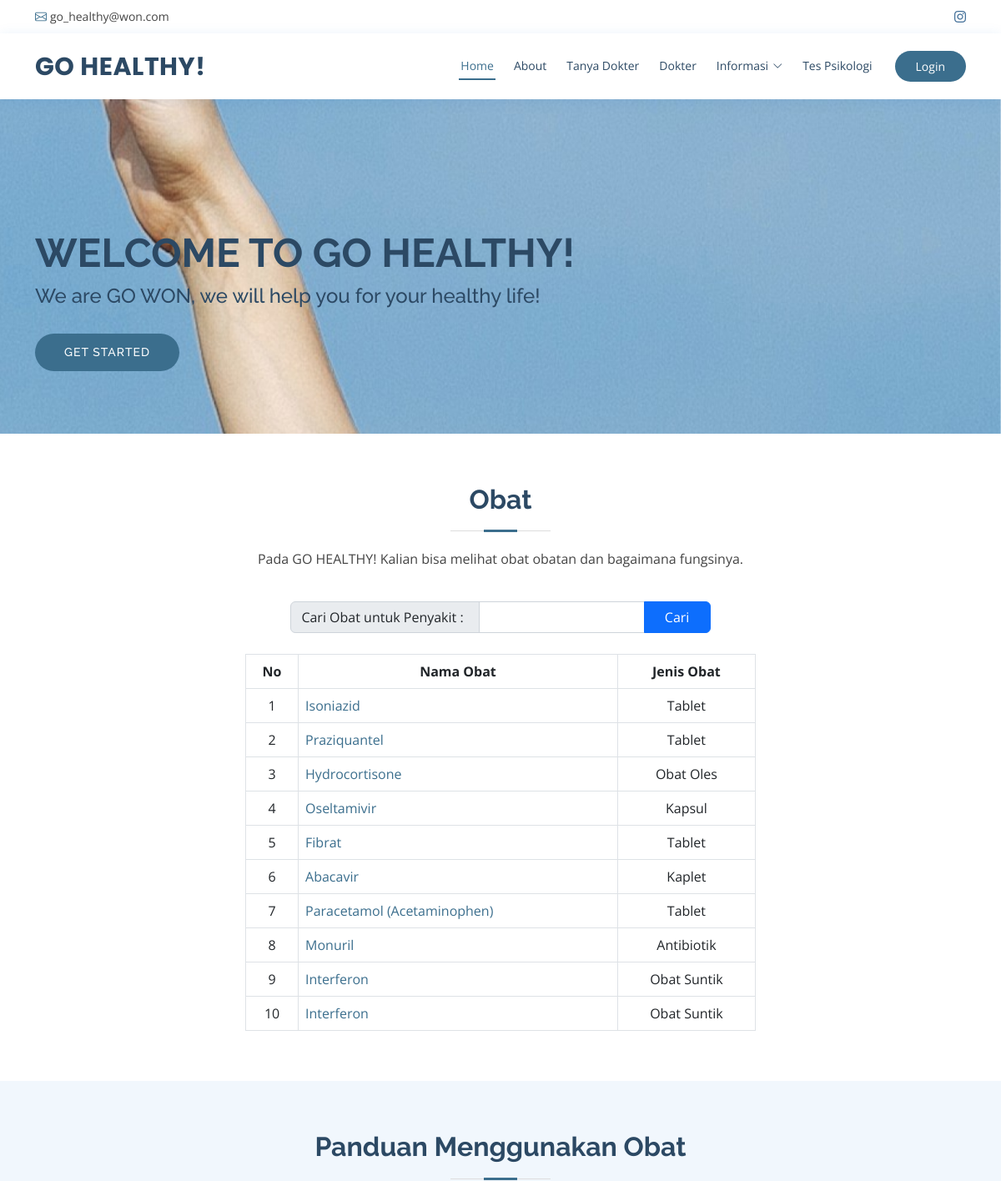
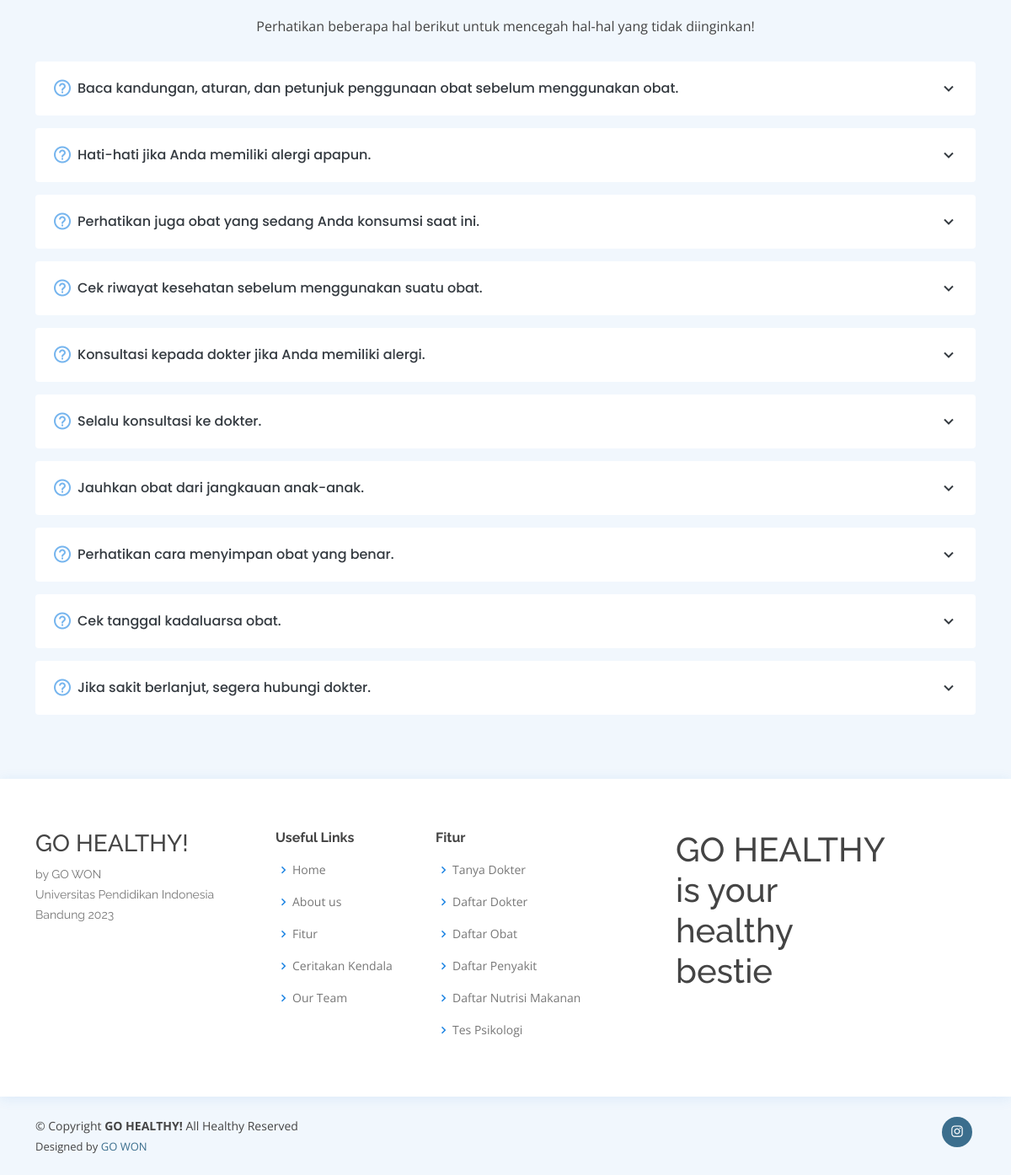
/go-healthy/daftar_obat2.php, run on the app's committed database (2 pictures, top to bottom).
### tables this page shows
CREATE TABLE `t_obat` (
  `id_obat` int(11) NOT NULL AUTO_INCREMENT,
  `nama_obat` varchar(50) NOT NULL,
  `id_jenis_obat` int(11) NOT NULL,
  `link_obat` varchar(1000) DEFAULT NULL,
  PRIMARY KEY (`id_obat`),
  KEY `t_obat` (`id_jenis_obat`),
  CONSTRAINT `t_obat` FOREIGN KEY (`id_jenis_obat`) REFERENCES `t_jenis_obat` (`id_jenis_obat`)
);

CREATE TABLE `t_jenis_obat` (
  `id_jenis_obat` int(11) NOT NULL AUTO_INCREMENT,
  `obat_jenis` varchar(50) NOT NULL,
  PRIMARY KEY (`id_jenis_obat`)
);

### go-healthy/daftar_obat2.php (the view, shortened to what this page needs)
<!DOCTYPE html>
<html lang="en">
<head>
  <link href="assets/vendor/fontawesome-free/css/all.min.css" rel="stylesheet">
  <link href="assets/vendor/animate.css/animate.min.css" rel="stylesheet">
  <link href="assets/vendor/bootstrap/css/bootstrap.min.css" rel="stylesheet">
  <link href="assets/vendor/bootstrap-icons/bootstrap-icons.css" rel="stylesheet">
  <link href="assets/vendor/boxicons/css/boxicons.min.css" rel="stylesheet">
  <link href="assets/vendor/glightbox/css/glightbox.min.css" rel="stylesheet">
  <link href="assets/vendor/remixicon/remixicon.css" rel="stylesheet">
  <link href="assets/vendor/swiper/swiper-bundle.min.css" rel="stylesheet">
  <link href="assets/css/style.css" rel="stylesheet">
</head>
<body>
   <div id="topbar" class="d-flex align-items-center fixed-top">
    <div class="container d-flex justify-content-between">
      <div class="contact-info d-flex align-items-center">
      <i class="bi bi-envelope"></i> <a href="mailto:tatthamaharany@upi.edu">go_healthy@won.com</a>
      </div>
      <div class="d-none d-lg-flex social-links align-items-center">
      <a href="https://www.instagram.com/go.won_go.healthy/" class="instagram"><i class="bi bi-instagram"></i></a>
      </div>
    </div>
  </div>
  <header id="header" class="fixed-top">
    <div class="container d-flex align-items-center">
      <h1 class="logo me-auto"><a href="index.php">GO HEALTHY!</a></h1>
      <nav id="navbar" class="navbar order-last order-lg-0">
        <ul>
          <li><a class="nav-link scrollto active" href="#hero">Home</a></li>
          <li><a class="nav-link scrollto" href="#about">About</a></li>
          <li><a class="nav-link scrollto" href="tanya_dokter.php">Tanya Dokter</a></li>
          <li><a class="nav-link scrollto" href="daftar_dokter.php">Dokter</a></li>
          <li class="dropdown"><a href="#"><span>Informasi</span> <i class="bi bi-chevron-down"></i></a>
          </li>
          <li><a href="f_psikotest.php">Tes Psikologi</a></li>
        </ul>
      </nav>
      <?php
      if (isset($_SESSION['admin_logged_in'])) {
        echo '<a href="login/logout.php" class="appointment-btn scrollto"><span class="d-none d-md-inline"></span> Logout</a>';
      } else if (isset($_SESSION['dokter_logged_in'])) {
        echo '<a href="login/logout.php" class="appointment-btn scrollto"><span class="d-none d-md-inline"></span> Logout</a>';
      } else if (isset($_SESSION['user_logged_in'])) {
        echo '<a href="login/logout.php" class="appointment-btn scrollto"><span class="d-none d-md-inline"></span> Logout</a>';
      } else {
        echo '<a href="login/loginpage.php" class="appointment-btn scrollto"><span class="d-none d-md-inline"></span> Login</a>';
      }
      ?>
    </div>
  </header>
  <section id="hero" class="d-flex align-items-center">
    <div class="container">
      <h1>Welcome to GO HEALTHY!</h1>
      <h2>We are GO WON, we will help you for your healthy life!</h2>
      <a href="#about" class="btn-get-started scrollto">Get Started</a>
    </div>
  </section>
  <main id="main">
    <section id="doctors" class="doctors">
        <div class="container">
        <div class="section-title">
          <h2>Obat</h2>
          <p>Pada GO HEALTHY! Kalian bisa melihat obat obatan dan bagaimana fungsinya.</p>
        </div>
        <div class="container" data-aos="fade-up" style="width: fit-content;">
              <div class="gradient-custom-1 h-100">
                <div class="mask d-flex align-items-center h-100">
        <form action="daftar_obat2.php" method="get">
          <div class="input-group mb-3">
            <span class="input-group-text"  style="width: 45%" id="basic-addon1">Cari Obat untuk Penyakit :</span>
            <input type="text" style="width: 25%" class="form-control" value="<?= @$_GET['cari'] ?>" name="cari">
            <input class="btn btn-primary" style="min-width: 80px" type="submit" value="Cari">
          </div>
          </form><br><br><br>
                </div>
              </div>
            </div>
          </div>
        <div class="row justify-content-center">
          <table class="table mb-0 table-bordered" style="width: 50%">
            <thead>
            <div class="gradient-custom-1 h-100">
              <tr>
                <th  class='text-center' scope="col">
                    No
                </th>
                <th class='text-center'  scope="col">
                    Nama Obat
                </th>
                <th class='text-center'  scope="col">
                    Jenis Obat
                </th>
            </tr>
          </div>
            </thead>
            <?php
            include "config.php";
            $query = "select * from t_obat
                JOIN t_jenis_obat ON t_obat.id_jenis_obat = t_jenis_obat.id_jenis_obat
                JOIN t_obat_penyakit ON t_obat_penyakit.id_obat = t_obat.id_obat
                JOIN t_penyakit ON t_penyakit.id_penyakit = t_obat_penyakit.id_penyakit
                ";
            $no = 1;
            $tampil = mysqli_query($conn, $query);
            while ($data = mysqli_fetch_array($tampil)) {
                echo "<tr>
                        <td class='text-center' >$no</td>
                        <td> <a href='$data[link_obat]'>$data[nama_obat]</a>
                        </td>
                        <td class='text-center' >$data[obat_jenis]</td>
                    </tr>";
                $no++;
            }
            ?>
        </table>
        </div>
    </section>
      <section id="faq" class="faq section-bg">
        <div class="container">
          <div class="section-title">
            <h2>Panduan Menggunakan Obat</h2>
            <p>Perhatikan beberapa hal berikut untuk mencegah hal-hal yang tidak diinginkan!</p>
          </div>
          <div class="faq-list">
            <ul>
              <li data-aos="fade-up" data-aos-delay="100">
                <i class="bx bx-help-circle icon-help"></i> <a data-bs-toggle="collapse" data-bs-target="#faq-list-1" class="collapsed">Baca kandungan, aturan, dan petunjuk penggunaan obat sebelum menggunakan obat. <i class="bx bx-chevron-down icon-show"></i><i class="bx bx-chevron-up icon-close"></i></a>
              </li>
              <li data-aos="fade-up" data-aos-delay="300">
                <i class="bx bx-help-circle icon-help"></i> <a data-bs-toggle="collapse" data-bs-target="#faq-list-3" class="collapsed">Hati-hati jika Anda memiliki alergi apapun. <i class="bx bx-chevron-down icon-show"></i><i class="bx bx-chevron-up icon-close"></i></a>
              </li>
              <li data-aos="fade-up" data-aos-delay="400">
                <i class="bx bx-help-circle icon-help"></i> <a data-bs-toggle="collapse" data-bs-target="#faq-list-4" class="collapsed">Perhatikan juga obat yang sedang Anda konsumsi saat ini. <i class="bx bx-chevron-down icon-show"></i><i class="bx bx-chevron-up icon-close"></i></a>
              </li>
              <li data-aos="fade-up" data-aos-delay="500">
                <i class="bx bx-help-circle icon-help"></i> <a data-bs-toggle="collapse" data-bs-target="#faq-list-5" class="collapsed">Cek riwayat kesehatan sebelum menggunakan suatu obat. <i class="bx bx-chevron-down icon-show"></i><i class="bx bx-chevron-up icon-close"></i></a>
              </li>
              <li data-aos="fade-up" data-aos-delay="600">
                <i class="bx bx-help-circle icon-help"></i> <a data-bs-toggle="collapse" data-bs-target="#faq-list-6" class="collapsed">Konsultasi kepada dokter jika Anda memiliki alergi. <i class="bx bx-chevron-down icon-show"></i><i class="bx bx-chevron-up icon-close"></i></a>
              </li>
              <li data-aos="fade-up" data-aos-delay="700">
                <i class="bx bx-help-circle icon-help"></i> <a data-bs-toggle="collapse" data-bs-target="#faq-list-7" class="collapsed">Selalu konsultasi ke dokter. <i class="bx bx-chevron-down icon-show"></i><i class="bx bx-chevron-up icon-close"></i></a>
              </li>
              <li data-aos="fade-up" data-aos-delay="800">
                <i class="bx bx-help-circle icon-help"></i> <a data-bs-toggle="collapse" data-bs-target="#faq-list-8" class="collapsed">Jauhkan obat dari jangkauan anak-anak. <i class="bx bx-chevron-down icon-show"></i><i class="bx bx-chevron-up icon-close"></i></a>
              </li>
              <li data-aos="fade-up" data-aos-delay="900">
                <i class="bx bx-help-circle icon-help"></i> <a data-bs-toggle="collapse" data-bs-target="#faq-list-9" class="collapsed">Perhatikan cara menyimpan obat yang benar. <i class="bx bx-chevron-down icon-show"></i><i class="bx bx-chevron-up icon-close"></i></a>
              </li>
              <li data-aos="fade-up" data-aos-delay="1000">
                <i class="bx bx-help-circle icon-help"></i> <a data-bs-toggle="collapse" data-bs-target="#faq-list-10" class="collapsed">Cek tanggal kadaluarsa obat. <i class="bx bx-chevron-down icon-show"></i><i class="bx bx-chevron-up icon-close"></i></a>
              </li>
              <li data-aos="fade-up" data-aos-delay="1100">
                <i class="bx bx-help-circle icon-help"></i> <a data-bs-toggle="collapse" data-bs-target="#faq-list-11" class="collapsed">Jika sakit berlanjut, segera hubungi dokter. <i class="bx bx-chevron-down icon-show"></i><i class="bx bx-chevron-up icon-close"></i></a>
              </li>
            </ul>
          </div>
        </div>
      </section>
  </main>
 <footer id="footer">
<div class="footer-top">
  <div class="container">
    <div class="row" >
      <div class="col-lg-3 col-md-6 footer-contact">
        <h3>GO HEALTHY!</h3>
        <p>
          by GO WON <br>
          Universitas Pendidikan Indonesia<br>
          Bandung 2023 <br><br>
        </p>
      </div>
      <div class="col-lg-2 col-md-6 footer-links">
        <h4>Useful Links</h4>
        <ul>
          <li><i class="bx bx-chevron-right"></i> <a href="#hero">Home</a></li>
          <li><i class="bx bx-chevron-right"></i> <a href="#about">About us</a></li>
          <li><i class="bx bx-chevron-right"></i> <a href="#services">Fitur</a></li>
          <li><i class="bx bx-chevron-right"></i> <a href="#kendala">Ceritakan Kendala</a></li>
          <li><i class="bx bx-chevron-right"></i> <a href="#testimonials">Our Team</a></li>
        </ul>
      </div>
      <div class="col-lg-3 col-md-6 footer-links">
        <h4>Fitur</h4>
        <ul>
          <li><i class="bx bx-chevron-right"></i> <a href="tanya_dokter.php">Tanya Dokter</a></li>
          <li><i class="bx bx-chevron-right"></i> <a href="daftar_dokter.php">Daftar Dokter</a></li>
          <li><i class="bx bx-chevron-right"></i> <a href="daftar_obat2.php">Daftar Obat</a></li>
          <li><i class="bx bx-chevron-right"></i> <a href="daftar_penyakit.php">Daftar Penyakit</a></li>
          <li><i class="bx bx-chevron-right"></i> <a href="daftar_nutrisi.php">Daftar Nutrisi Makanan</a></li>
          <li><i class="bx bx-chevron-right"></i> <a href="f_psikotest.php">Tes Psikologi</a></li>
        </ul>
      </div>
      <div class="col-lg-3 col-md-6 footer-links">
        <h1>GO HEALTHY<br> is your healthy bestie</h1>
      </div>
    </div>
  </div>
</div>
<div class="container d-md-flex py-4">
  <div class="me-md-auto text-center text-md-start">
    <div class="copyright">
      &copy; Copyright <strong><span>GO HEALTHY!</span></strong> All Healthy Reserved
    </div>
    <div class="credits">
      Designed by <a href="https://bootstrapmade.com/">GO WON</a>
    </div>
  </div>
  <div class="social-links text-center text-md-right pt-3 pt-md-0">
    <a href="https://www.instagram.com/go.won_go.healthy/" class="instagram"><i class="bx bxl-instagram"></i></a>
  </div>
</div>
</footer>
</body>
</html>

### data on the page
t_obat: nama_obat "Isoniazid", id_jenis_obat.obat_jenis "Tablet"
t_obat: nama_obat "Praziquantel", id_jenis_obat.obat_jenis "Tablet"
t_obat: nama_obat "Hydrocortisone", id_jenis_obat.obat_jenis "Obat Oles"
t_obat: nama_obat "Oseltamivir", id_jenis_obat.obat_jenis "Kapsul"
t_obat: nama_obat "Fibrat", id_jenis_obat.obat_jenis "Tablet"
t_obat: nama_obat "Abacavir", id_jenis_obat.obat_jenis "Kaplet"
t_obat: nama_obat "Paracetamol (Acetaminophen)", id_jenis_obat.obat_jenis "Tablet"
t_obat: nama_obat "Monuril", id_jenis_obat.obat_jenis "Antibiotik"
t_obat: nama_obat "Interferon", id_jenis_obat.obat_jenis "Obat Suntik"
